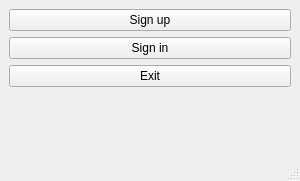
<?xml version="1.0" encoding="UTF-8"?>
<ui version="4.0">
 <class>MainWindow</class>
 <widget class="QMainWindow" name="MainWindow">
  <property name="geometry">
   <rect>
    <x>0</x>
    <y>0</y>
    <width>300</width>
    <height>181</height>
   </rect>
  </property>
  <property name="maximumSize">
   <size>
    <width>300</width>
    <height>181</height>
   </size>
  </property>
  <property name="windowTitle">
   <string>MainWindow</string>
  </property>
  <widget class="QWidget" name="centralwidget">
   <layout class="QVBoxLayout" name="verticalLayout">
    <item>
     <widget class="QPushButton" name="signUpBtn">
      <property name="text">
       <string>Sign up</string>
      </property>
     </widget>
    </item>
    <item>
     <widget class="QPushButton" name="signInBtn">
      <property name="text">
       <string>Sign in</string>
      </property>
     </widget>
    </item>
    <item>
     <widget class="QPushButton" name="pushButton_3">
      <property name="text">
       <string>Exit</string>
      </property>
     </widget>
    </item>
    <item>
     <spacer name="verticalSpacer">
      <property name="orientation">
       <enum>Qt::Vertical</enum>
      </property>
      <property name="sizeHint" stdset="0">
       <size>
        <width>20</width>
        <height>40</height>
       </size>
      </property>
     </spacer>
    </item>
   </layout>
  </widget>
  <widget class="QMenuBar" name="menubar">
   <property name="geometry">
    <rect>
     <x>0</x>
     <y>0</y>
     <width>300</width>
     <height>26</height>
    </rect>
   </property>
  </widget>
  <widget class="QStatusBar" name="statusbar"/>
 </widget>
 <resources/>
 <connections/>
</ui>
